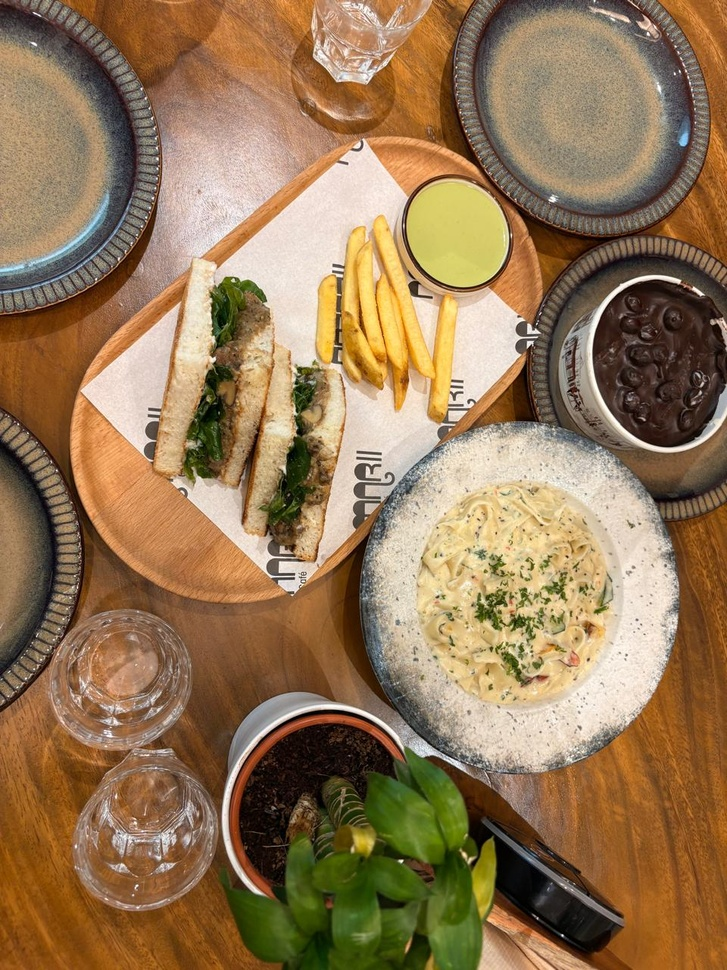
#> input picture dataset/food_photo_1.jpeg, 727 x 970 px, shrunk from 960 x 1280 before the run
$ python image_restoration.py
#> lines starting #> are read from the running program, lines starting #| are printed output that depends on the picture
from pathlib import Path

import cv2
import numpy as np
import matplotlib.pyplot as plt

# Project folders
BASE_DIR = Path(__file__).resolve().parent.parent
DATASET_DIR = BASE_DIR / "dataset"
OUTPUT_DIR = BASE_DIR / "output" / "unit3_restoration"
OUTPUT_DIR.mkdir(parents=True, exist_ok=True)

# Input image
IMAGE_PATH = DATASET_DIR / "food_photo_1.jpeg"

# Load image
image = cv2.imread(str(IMAGE_PATH))
#> image is the input picture: shape (970, 727, 3); mean B, G, R 85.7, 120.3, 149.2

if image is None:
    raise FileNotFoundError(
        f"Could not load image: {IMAGE_PATH}\n"
        "Check that the filename is correct and the image is inside dataset."
    )

# OpenCV loads colour images in BGR format.
original = cv2.cvtColor(image, cv2.COLOR_BGR2RGB)

# Use a fixed random seed so the noise is reproducible.
rng = np.random.default_rng(42)

# 1. Add Gaussian noise
noise = rng.normal(0, 18, original.shape)
gaussian_noisy = np.clip(
    original.astype(np.float32) + noise, 0, 255
).astype(np.uint8)

# 2. Apply Gaussian filter
gaussian_filtered = cv2.GaussianBlur(
    gaussian_noisy, (5, 5), 0
)

# 3. Add salt-and-pepper noise
salt_pepper = original.copy()
random_values = rng.random(original.shape[:2])
salt_pepper[random_values < 0.025] = 0
salt_pepper[random_values > 0.975] = 255
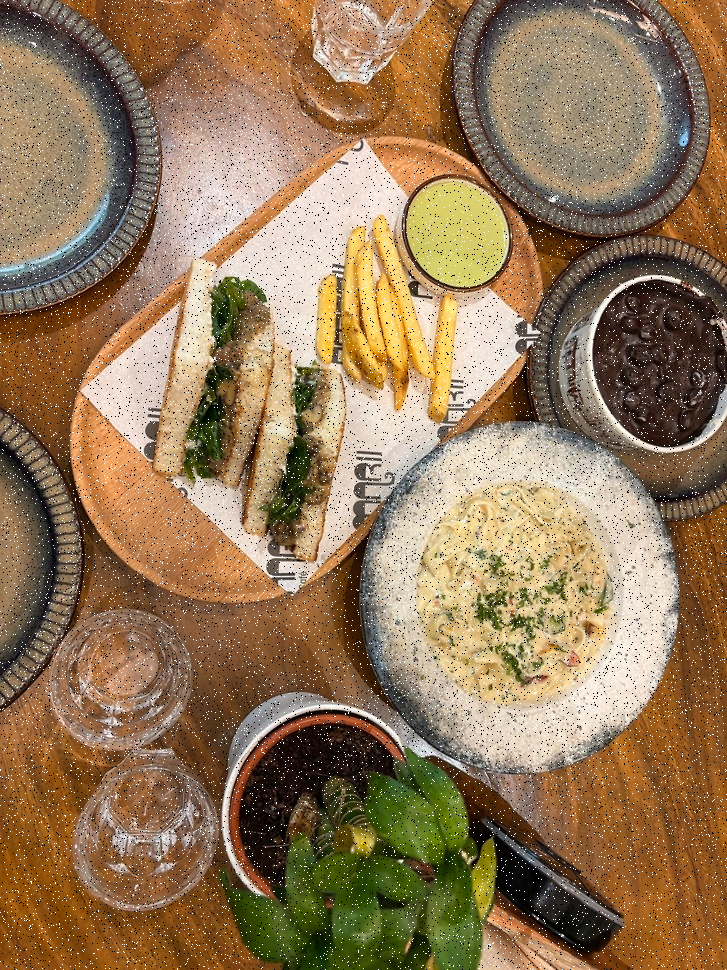
#> salt_pepper: shape (970, 727, 3); mean R, G, B 148.2, 120.7, 87.8

# 4. Apply median filter
median_filtered = cv2.medianBlur(salt_pepper, 5)

# Save individual results
results = {
    "original.jpg": original,
    "gaussian_noisy.jpg": gaussian_noisy,
    "gaussian_filtered.jpg": gaussian_filtered,
    "salt_pepper_noisy.jpg": salt_pepper,
    "median_filtered.jpg": median_filtered,
}

for filename, result in results.items():
    output_path = OUTPUT_DIR / filename
    cv2.imwrite(
        str(output_path),
        cv2.cvtColor(result, cv2.COLOR_RGB2BGR),
    )
#> this loop made 5 passes
#> filename on passes 1 to 5: 'original.jpg', 'gaussian_noisy.jpg', 'gaussian_filtered.jpg', 'salt_pepper_noisy.jpg', 'median_filtered.jpg'

# Create a comparison figure
titles = [
    "Original",
    "Gaussian Noise",
    "Gaussian Filtered",
    "Salt-and-Pepper Noise",
    "Median Filtered",
]

images = [
    original,
    gaussian_noisy,
    gaussian_filtered,
    salt_pepper,
    median_filtered,
]

fig, axes = plt.subplots(2, 3, figsize=(15, 10))
axes = axes.ravel()

for ax, title, result in zip(axes, titles, images):
    ax.imshow(result)
    ax.set_title(title)
    ax.axis("off")
#> this loop made 5 passes

axes[-1].axis("off")
fig.tight_layout()

figure_path = OUTPUT_DIR / "restoration_comparison.png"
fig.savefig(figure_path, dpi=150, bbox_inches="tight")
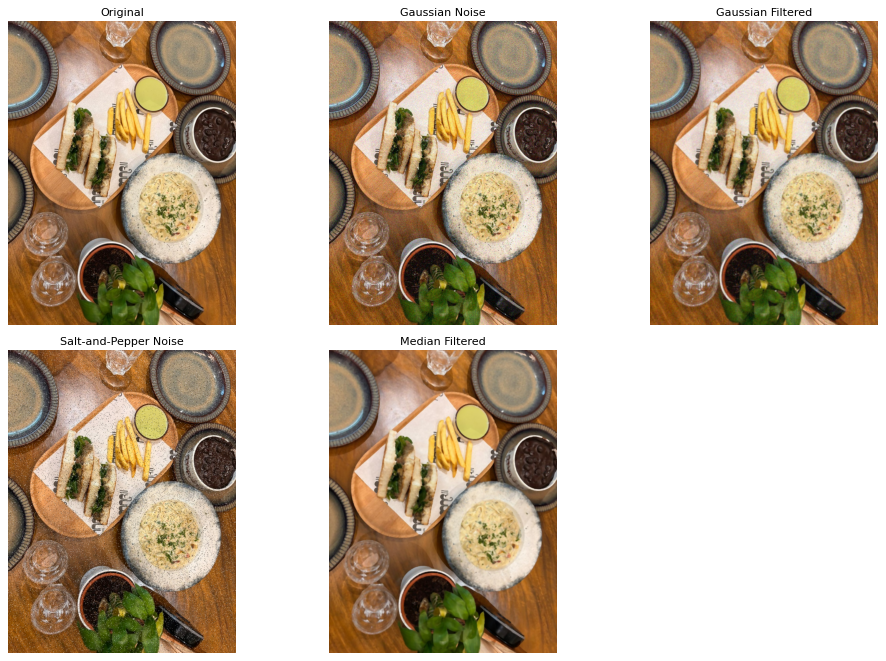
#> figure drawn by matplotlib, 5 panels
plt.close(fig)

print("Image restoration completed successfully!")
print(f"Input image: {IMAGE_PATH}")
print(f"Results saved to: {OUTPUT_DIR}")
print(f"Comparison figure: {figure_path}")

$ run again, with dataset/food_photo_2.jpeg copied over dataset/food_photo_1.jpeg
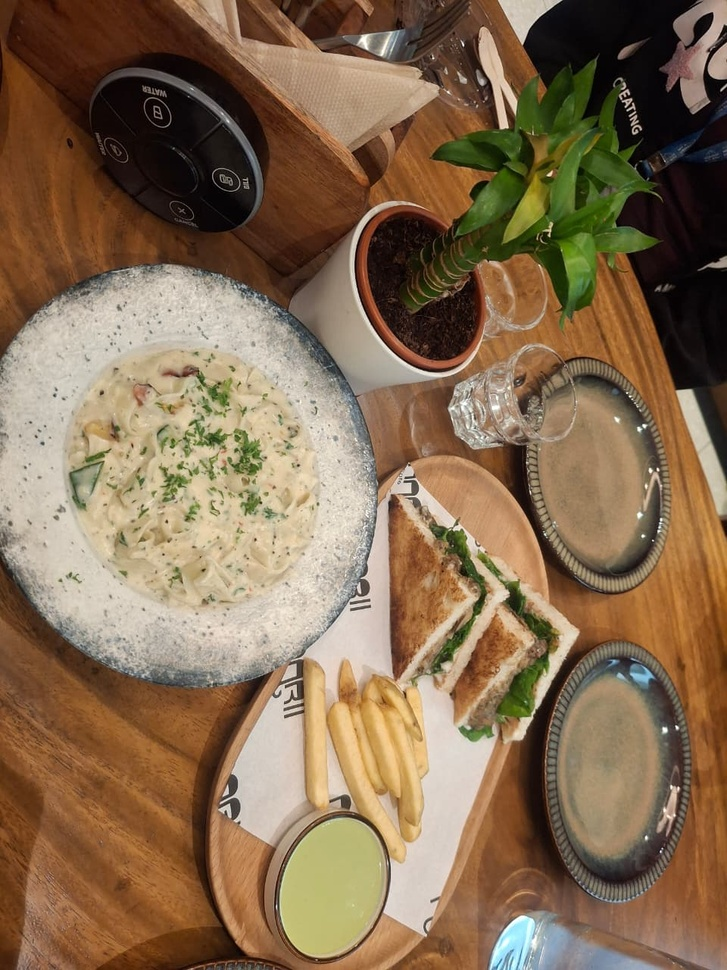
#> input picture dataset/food_photo_2.jpeg, 727 x 970 px, shrunk from 960 x 1280 before the run
#> image is the input picture: shape (970, 727, 3); mean B, G, R 81.5, 108.7, 133.7
#> `salt_pepper[random_values > 0.975] = 255`:
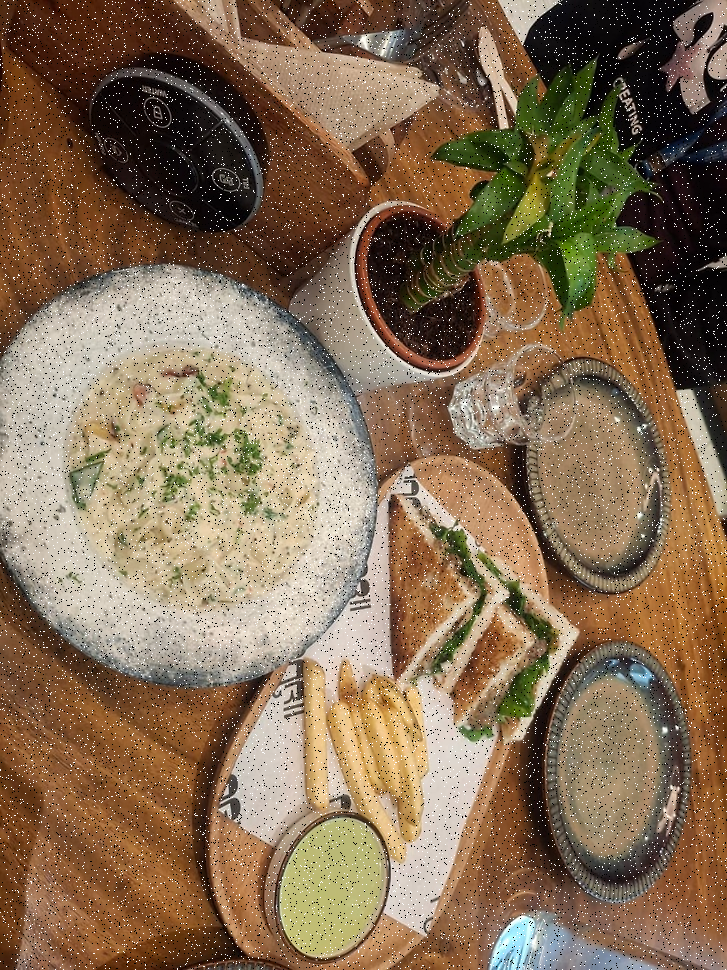
#> salt_pepper: shape (970, 727, 3); mean R, G, B 133.4, 109.7, 83.8
#> the loop `for filename, result in results.items():` made 5 passes
#> filename on passes 1 to 5: 'original.jpg', 'gaussian_noisy.jpg', 'gaussian_filtered.jpg', 'salt_pepper_noisy.jpg', 'median_filtered.jpg'
#> the loop `for ax, title, result in zip(axes, titles, images):` made 5 passes
